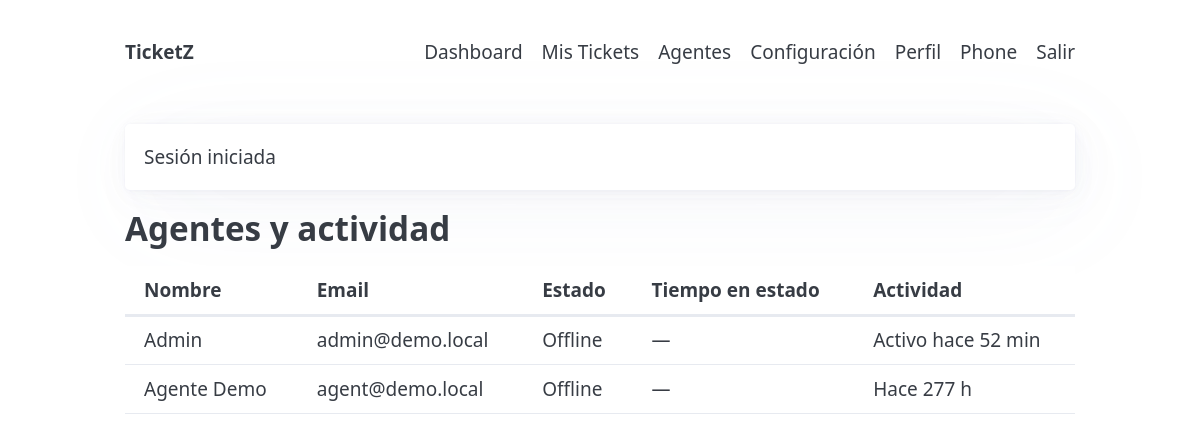
/?page=agents (signed in), run on an earlier commit of the app's database.
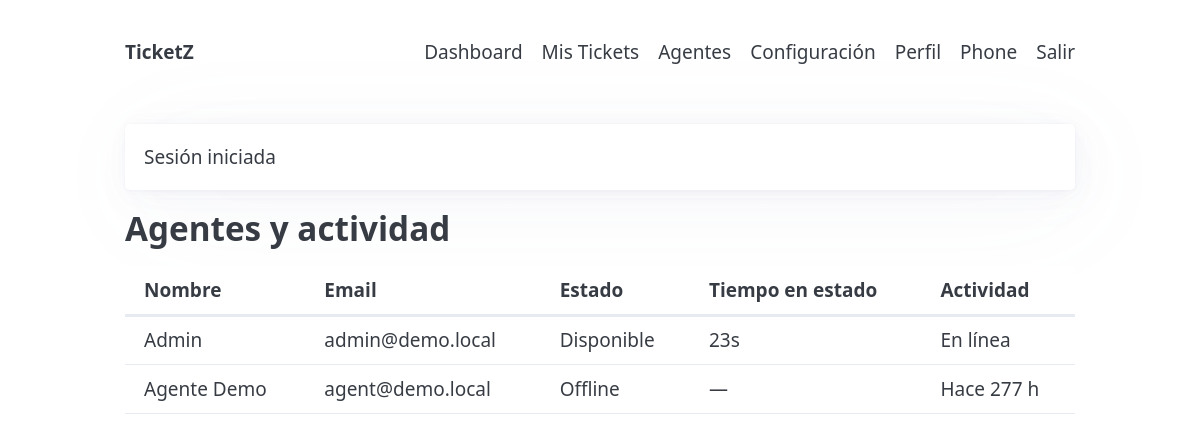
And on a later commit of the database.
### tables this page shows
CREATE TABLE users(
        id INTEGER PRIMARY KEY AUTOINCREMENT,
        name TEXT NOT NULL,
        email TEXT UNIQUE NOT NULL,
        pass TEXT NOT NULL,
        role TEXT NOT NULL DEFAULT "user",
        theme TEXT NOT NULL DEFAULT "light",
        notify_email INTEGER NOT NULL DEFAULT 1,
        last_active INTEGER DEFAULT NULL,
        created_at INTEGER NOT NULL
    , status TEXT NOT NULL DEFAULT "offline", status_since INTEGER DEFAULT NULL);

### app/db.php (called while the page is built, shortened)
<?php
function db(): PDO {
    static $pdo = null;
    if ($pdo) return $pdo;
    $dsn = 'sqlite:' . DB_FILE;
    try {
        $pdo = new PDO($dsn);
        $pdo->setAttribute(PDO::ATTR_ERRMODE, PDO::ERRMODE_EXCEPTION);
        $pdo->exec('PRAGMA foreign_keys = ON');
        return $pdo;
    } catch (PDOException $e) {
        http_response_code(500);
        $msg = "No se pudo abrir la base de datos SQLite en: " . DB_FILE . "\\nError: " . $e->getMessage();
        echo nl2br(htmlspecialchars($msg, ENT_QUOTES | ENT_SUBSTITUTE, 'UTF-8'));
        exit;
    }
}

### app/models.php (called while the page is built, shortened)
<?php
function list_agents(): array {
    $st=db()->query('SELECT id,name,email,last_active,status,status_since FROM users WHERE role IN ("agent","admin") ORDER BY name');
    return $st->fetchAll(PDO::FETCH_ASSOC);
}

### public/index.php (the view, shortened to what this page needs)
<?php
require_once __DIR__ . '/../app/bootstrap.php';
$page   = $_GET['page'] ?? 'home';
function human_duration(int $seconds): string {
    if ($seconds < 60) return $seconds.'s';
    return intval($seconds/86400).'d';
}
if ($page === 'agents') {
    $agents = list_agents();
    render_header('Agentes', $user);
    echo '<div class="narrow"><h2>Agentes y actividad</h2><div class="table-scroll"><table><thead>
    <tr><th>Nombre</th><th>Email</th><th>Estado</th><th>Tiempo en estado</th><th>Actividad</th></tr></thead><tbody>';
    foreach ($agents as $a) {
        $ago = $a['last_active'] ? (time() - (int)$a['last_active']) : 999999;
        $label = $ago < 120 ? 'En línea' : ($ago < 3600 ? 'Activo hace '.intval($ago/60).' min' : 'Hace '.intval($ago/3600).' h');
        $since = $a['status_since'] ? human_duration(time() - (int)$a['status_since']) : '—';
        $state_label = $a['status'] === 'en_llamada' ? 'En llamada' :
                       ($a['status'] === 'disponible' ? 'Disponible' :
                        ($a['status'] === 'ausente' ? 'Ausente' : 'Offline'));
        echo '<tr><td>'.e($a['name']).'</td><td>'.e($a['email']).'</td><td>'.$state_label.'</td><td>'.$since.'</td><td>'.$label.'</td></tr>';
    }
    echo '</tbody></table></div></div>';
    render_footer(); exit;
}

### app/util.php (shortened to what this page needs)
<?php
function e(string $s): string { return htmlspecialchars($s, ENT_QUOTES | ENT_SUBSTITUTE, 'UTF-8'); }
function flash(string $key, ?string $msg = null) {
    if ($msg === null) {
        $m = $_SESSION['_flash'][$key] ?? null;
        return $m;
    }
}
function get_theme(): string {
    $u = $_SESSION['user'] ?? null;
    return $u['theme'] ?? 'light';
}
function render_header(string $title, ?array $user) {
$theme = get_theme();
echo '<!DOCTYPE html><html lang="es" data-theme="'.e($theme).'"><head>
<meta charset="utf-8"><meta name="viewport" content="width=device-width,initial-scale=1">
<title>'.e($title).'</title>
<link rel="stylesheet" href="https://unpkg.com/@picocss/pico@2/css/pico.min.css">
<link rel="stylesheet" href="assets/style.css">
<link rel="preconnect" href="https://fonts.googleapis.com"><link rel="preconnect" href="https://fonts.gstatic.com" crossorigin>
<link href="https://fonts.googleapis.com/css2?family=Inter:wght@400;600;700&display=swap" rel="stylesheet">
</head><body>
<header class="container">
  <nav>
    <ul><li><strong>TicketZ</strong></li></ul>
    <ul>';
    if ($user) {
        echo '<li><a href="?page=dashboard">Dashboard</a></li>
              <li><a href="?page=tickets">Mis Tickets</a></li>
              <li><a href="?page=agents">Agentes</a></li>
              <li><a href="?page=settings">Configuración</a></li>
              <li><a href="?page=profile">Perfil</a></li>
              <li><a href="?page=phone" target="_blank">Phone</a></li>
              <li><a class="contrast" href="?action=logout">Salir</a></li>';
    } else {
        echo '<li><a href="?page=home">Inicio</a></li>
              <li><a href="?page=login">Entrar</a></li>
              <li><a href="?page=register">Registro</a></li>';
    }
echo '</ul></nav></header><main class="container content">';
$m = flash('msg'); if ($m) { echo '<article class="msg">'.$m.'</article>'; }
}
function render_footer() {
    echo '</main><footer class="container"></footer>
<script>
document.querySelectorAll("[data-theme-toggle]").forEach(b=>{
  b.addEventListener("click",()=>{
    const cur=document.documentElement.getAttribute("data-theme")==="dark"?"light":"dark";
    document.documentElement.setAttribute("data-theme",cur);
    fetch("?action=theme&v="+cur,{method:"POST",headers:{ "Content-Type":"application/x-www-form-urlencoded" },body:"csrf=<?php echo e(csrf_token()); ?>&theme="+cur});
  });
});
</script>
</body></html>';
}

### public/assets/style.css (style rules this page uses)
:root { --brand: #7c4b2b; --brand-2: #f4e6d6; --brand-3: #f7f2ea; }
html, body { overflow: auto !important; }
header nav a { color: inherit !important; text-decoration: none !important; }

What changed in the data, as far as the page shows it:
changed users "Admin": status "Offline" → "Disponible"; status_since "—" → "23s"; last_active "Activo hace 52 min" → "En línea"
